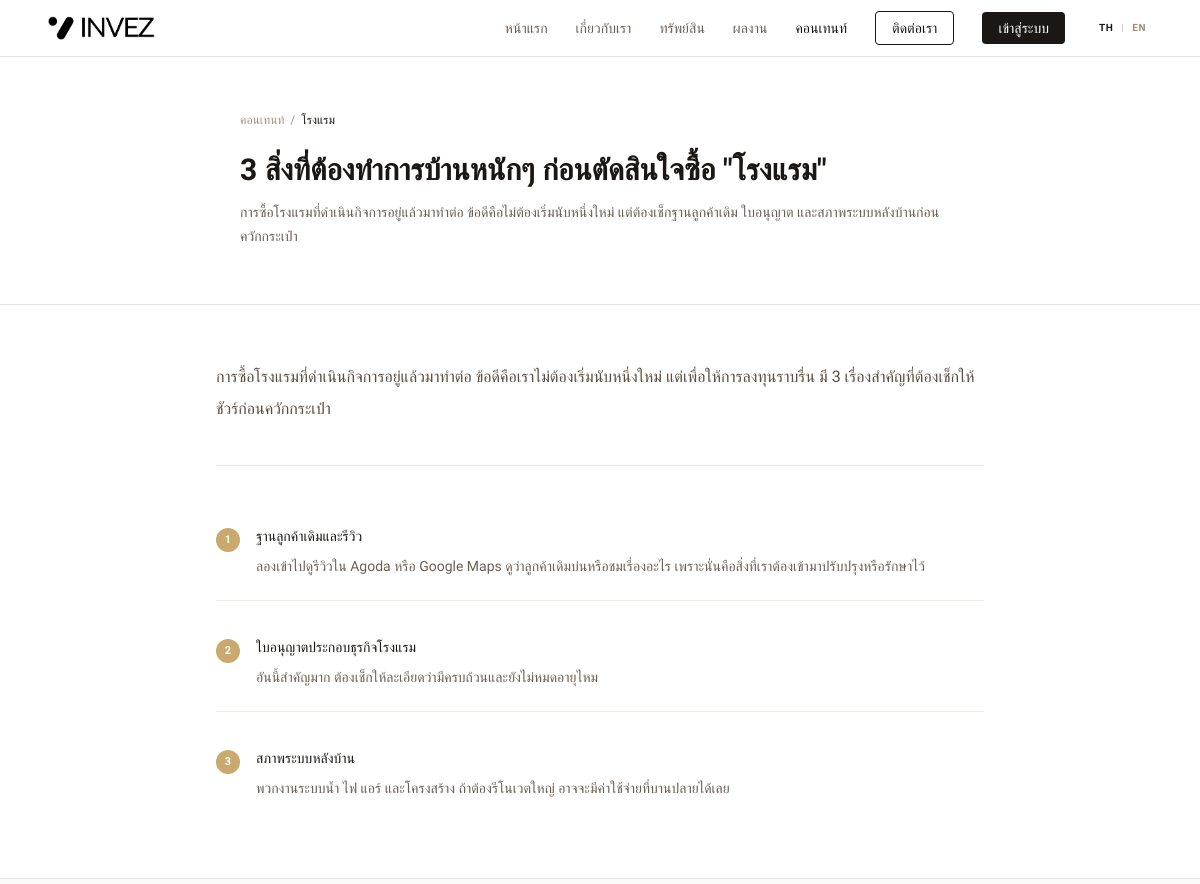
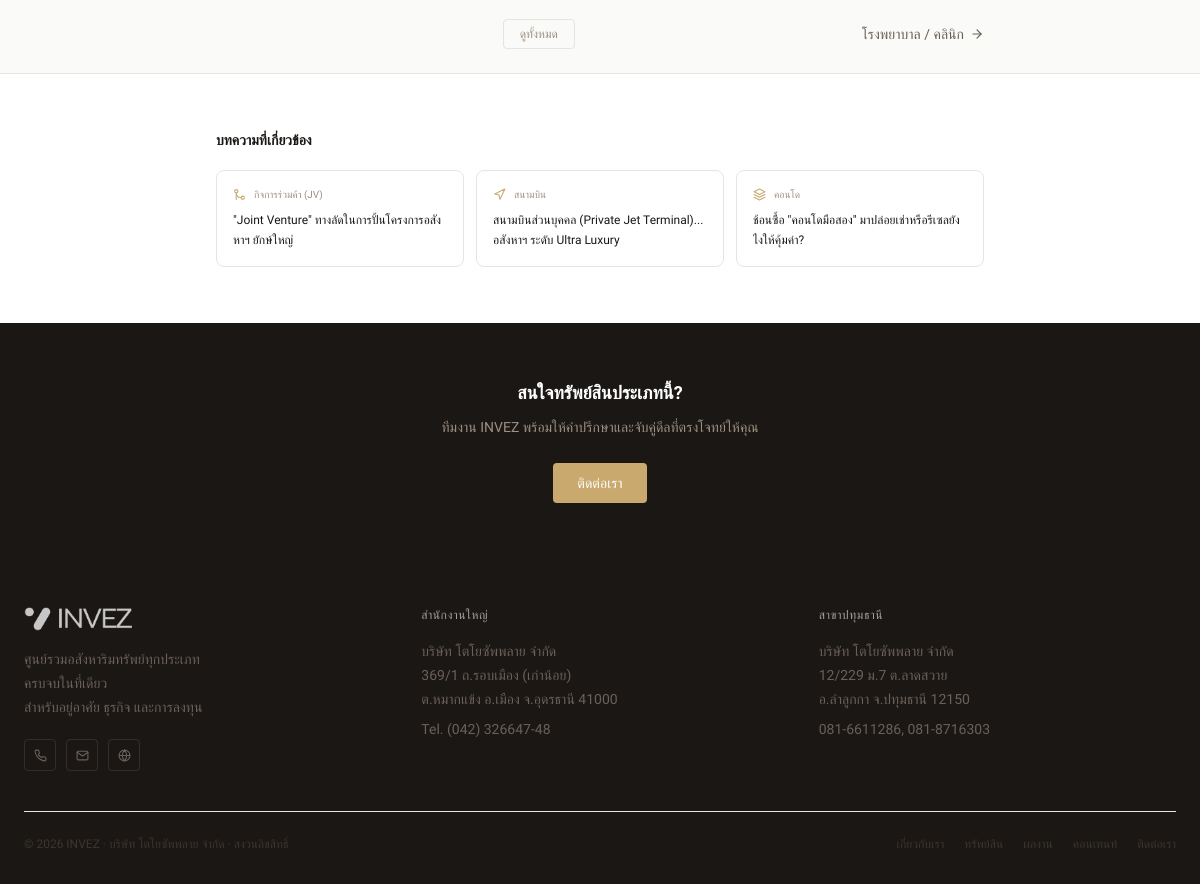
Screenshot of /article.php?id=1 with the database file from the repository (2 pictures, top to bottom).
### tables this page shows
CREATE TABLE IF NOT EXISTS `articles` (
  `id`         INT AUTO_INCREMENT PRIMARY KEY,
  `icon`       VARCHAR(50)  DEFAULT 'file-text',
  `category`   VARCHAR(100) NOT NULL,
  `title`      VARCHAR(255) NOT NULL,
  `excerpt`    TEXT         DEFAULT NULL,
  `intro`      TEXT         DEFAULT NULL,
  `points`     JSON         DEFAULT NULL,
  `is_active`  TINYINT(1)   DEFAULT 1,
  `created_at` TIMESTAMP DEFAULT CURRENT_TIMESTAMP,
  `updated_at` TIMESTAMP DEFAULT CURRENT_TIMESTAMP ON UPDATE CURRENT_TIMESTAMP
);

### config/lang.php (called while the page is built, shortened)
<?php
function lang(): string { return $_SESSION['lang'] ?? 'th'; }
function is_en(): bool  { return lang() === 'en'; }
function t(string $th, string $en): string {
    return is_en() ? $en : $th;
}
function tf(array $row, string $field): string {
    return (string)($row[$field] ?? '');
}

### config/db.php (called while the page is built, shortened)
<?php
function db(): PDO {
    static $pdo = null;
    if ($pdo === null) {
        try {
            $pdo = new PDO(
                'mysql:host=' . DB_HOST . ';dbname=' . DB_NAME . ';charset=' . DB_CHARSET,
                DB_USER,
                DB_PASS,
                [
                    PDO::ATTR_ERRMODE            => PDO::ERRMODE_EXCEPTION,
                    PDO::ATTR_DEFAULT_FETCH_MODE  => PDO::FETCH_ASSOC,
                    PDO::ATTR_EMULATE_PREPARES    => false,
                ]
            );
        } catch (PDOException $e) {
            error_log('DB connection failed: ' . $e->getMessage());
            die('ไม่สามารถเชื่อมต่อฐานข้อมูลได้ กรุณาติดต่อผู้ดูแลระบบ');
        }
    }
    return $pdo;
}

### article.php (the view, shortened to what this page needs)
<?php
require_once('config/lang.php');
require_once('config/db.php');
$id = isset($_GET['id']) ? (int)$_GET['id'] : 0;
$stmt = db()->prepare('SELECT * FROM articles WHERE id = ? AND is_active = 1');
$stmt->execute([$id]);
$article = $stmt->fetch();
$article['points']    = json_decode($article['points'], true) ?? [];
$article['points_en'] = json_decode($article['points_en'], true) ?? [];
$display_points = (is_en() && !empty($article['points_en'])) ? $article['points_en'] : $article['points'];
$next_stmt = db()->prepare('SELECT id, category FROM articles WHERE id > ? AND is_active = 1 ORDER BY id ASC LIMIT 1');
$next_stmt->execute([$id]);
$next = $next_stmt->fetch() ?: null;
$rel_stmt = db()->prepare('SELECT id, icon, category, title FROM articles WHERE id != ? AND is_active = 1 ORDER BY RAND() LIMIT 3');
$rel_stmt->execute([$id]);
$related = $rel_stmt->fetchAll();
?>
<!DOCTYPE html>
<html lang="<?= lang() ?>">
<head>
    <script src="https://cdn.tailwindcss.com"></script>
    <link rel="stylesheet" href="assets/css/style.css">
</head>
<body class="bg-white text-[#1a1714]">
    <?php include('components/navbar.php'); ?>
    <section class="pt-14 bg-white border-b border-[#e8e4df]">
        <div class="max-w-3xl mx-auto px-6 py-10 md:py-14">
            <nav class="flex items-center gap-1.5 text-xs text-[#9d8f82] mb-6" aria-label="breadcrumb">
                <a href="/content" class="hover:text-[#1a1714] transition-colors"><?= t('คอนเทนท์','Content') ?></a>
                <span>/</span>
                <span class="text-[#1a1714]"><?= htmlspecialchars($article['category']) ?></span>
            </nav>
            <div class="fade-up">
                <h1 class="text-2xl md:text-3xl font-semibold text-[#1a1714] leading-snug mb-3">
                    <?= htmlspecialchars(tf($article, 'title')) ?>
                </h1>
                <?php if (!empty($article['excerpt'])): ?>
                <p class="text-[#6b5f52] text-sm leading-6"><?= htmlspecialchars(tf($article, 'excerpt')) ?></p>
                <?php endif; ?>
            </div>
        </div>
    </section>
    <section class="py-10 md:py-14 px-6 bg-white">
        <div class="max-w-3xl mx-auto">
            <?php if (!empty($article['intro'])): ?>
            <div class="mb-10 pb-10 border-b border-[#e8e4df]">
                <p class="text-[#5a4e42] text-base leading-8">
                    <?= htmlspecialchars(tf($article, 'intro')) ?>
                </p>
            </div>
            <?php endif; ?>
            <?php if (!empty($display_points)): ?>
            <div class="space-y-4">
                <?php foreach ($display_points as $i => $point): ?>
                <div class="flex gap-4 items-start py-5 border-b border-[#f0ebe3] last:border-0">
                    <span class="w-6 h-6 rounded-full bg-[#c9a96e] text-white flex items-center justify-center text-[11px] font-semibold flex-shrink-0 mt-0.5"><?= $i + 1 ?></span>
                    <div class="flex-1 min-w-0">
                        <h2 class="font-medium text-[#1a1714] mb-1.5 text-sm">
                            <?= htmlspecialchars($point['label']) ?>
                        </h2>
                        <p class="text-[#6b5f52] leading-7 text-sm">
                            <?= htmlspecialchars($point['detail']) ?>
                        </p>
                    </div>
                </div>
                <?php endforeach; ?>
            </div>
            <?php endif; ?>
        </div>
    </section>
    <section class="py-6 px-6 bg-[#fafaf8] border-t border-[#e8e4df]">
        <div class="max-w-3xl mx-auto flex items-center justify-between gap-4">
            <a href="/content"
                class="flex-shrink-0 text-xs text-[#9d8f82] hover:text-[#1a1714] transition-colors duration-150 border border-[#e8e4df] hover:border-[#1a1714] px-4 py-1.5 rounded">
                <?= t('ดูทั้งหมด','View All') ?>
            </a>
            <?php if ($next): ?>
            <a href="/article/<?= $next['id'] ?>"
                class="flex items-center gap-1.5 text-[#6b5f52] hover:text-[#1a1714] transition-colors duration-150 text-sm max-w-[45%] justify-end text-right">
                <span class="line-clamp-1"><?= htmlspecialchars($next['category']) ?></span>
                <i data-feather="arrow-right" style="width:14px;height:14px;" class="flex-shrink-0"></i>
            </a>
            <?php else: ?>
            <div></div>
            <?php endif; ?>
        </div>
    </section>
    <section class="py-10 md:py-14 px-6 bg-white border-t border-[#e8e4df]">
        <div class="max-w-3xl mx-auto">
            <h2 class="text-sm font-semibold text-[#1a1714] mb-5"><?= t('บทความที่เกี่ยวข้อง','Related Articles') ?></h2>
            <div class="grid sm:grid-cols-3 gap-3">
                <?php foreach ($related as $r): ?>
                <a href="/article/<?= $r['id'] ?>"
                    class="border border-[#e8e4df] rounded-lg p-4 hover:border-[#c9a96e] transition-colors duration-150 flex flex-col gap-2">
                    <div class="flex items-center gap-2">
                        <i data-feather="<?= htmlspecialchars($r['icon']) ?>" style="width:13px;height:13px;color:#c9a96e;flex-shrink:0;"></i>
                        <span class="text-[10px] text-[#9d8f82] truncate">
                            <?= htmlspecialchars($r['category']) ?>
                        </span>
                    </div>
                    <h3 class="text-xs font-medium text-[#1a1714] leading-5 line-clamp-3">
                        <?= htmlspecialchars($r['title']) ?>
                    </h3>
                </a>
                <?php endforeach; ?>
            </div>
        </div>
    </section>
    <section class="py-14 px-6 bg-[#1a1714]">
        <div class="max-w-2xl mx-auto text-center">
            <h2 class="text-lg font-semibold text-white mb-2"><?= t('สนใจทรัพย์สินประเภทนี้?','Interested in This Property Type?') ?></h2>
            <p class="text-[#9d8f82] text-sm leading-6 mb-6"><?= t('ทีมงาน INVEZ พร้อมให้คำปรึกษาและจับคู่ดีลที่ตรงโจทย์ให้คุณ','The INVEZ team is ready to advise and match the right deal for you.') ?></p>
            <a href="/contact"
                class="inline-flex items-center gap-2 bg-[#c9a96e] text-white px-6 py-2.5 rounded text-sm font-medium hover:bg-[#b8965e] transition-colors duration-150">
                <?= t('ติดต่อเรา','Contact Us') ?>
            </a>
        </div>
    </section>
    <?php include('components/footer.php'); ?>
</body>
</html>

### assets/css/style.css (style rules this page uses)
body { font-family: "Prompt", sans-serif; }
.fade-up { opacity: 0; transform: translateY(10px); transition: opacity 0.45s ease, transform 0.45s ease; }
.fade-up.show { opacity: 1; transform: translateY(0); }
svg { width: 18px; height: 18px; }

### rows the page displays
articles: category "โรงแรม", title "3 สิ่งที่ต้องทำการบ้านหนักๆ ก่อนตัดสินใจซื้อ \"โรงแรม\"", excerpt "การซื้อโรงแรมที่ดำเนินกิจการอยู่แล้วมาทำต่อ ข้อดีคือไม่ต้องเริ่มนับหนึ่งใหม่ แต่ต้องเช็กฐานลูกค้าเดิม ใบอนุญาต และสภาพระบบหลังบ้านก่อนควักกระเป๋า", intro "การซื้อโรงแรมที่ดำเนินกิจการอยู่แล้วมาทำต่อ ข้อดีคือเราไม่ต้องเริ่มนับหนึ่งใหม่ แต่เพื่อให้การลงทุนราบรื่น มี 3 เรื่องสำคัญที่ต้องเช็กให้ชัวร์ก่อนควักกระเป๋า"
articles: category "โรงพยาบาล / คลินิก"
articles: category "กิจการร่วมค้า (JV)", title "\"Joint Venture\" ทางลัดในการปั้นโครงการอสังหาฯ ยักษ์ใหญ่"
articles: category "สนามบิน", title "สนามบินส่วนบุคคล (Private Jet Terminal)... อสังหาฯ ระดับ Ultra Luxury"
articles: category "คอนโด", title "ช้อนซื้อ \"คอนโดมือสอง\" มาปล่อยเช่าหรือรีเซลยังไงให้คุ้มค่า?"

### other values shown
t('หน้าแรก','Home') "หน้าแรก"
t('เกี่ยวกับเรา','About') "เกี่ยวกับเรา"
t('ทรัพย์สิน','Properties') "ทรัพย์สิน"
t('ผลงาน','Portfolio') "ผลงาน"
t('คอนเทนท์','Content') "คอนเทนท์"
t('ติดต่อเรา','Contact') "ติดต่อเรา"
t('เข้าสู่ระบบ','Login') "เข้าสู่ระบบ"
$point['label'] "ฐานลูกค้าเดิมและรีวิว"
$point['detail'] "ลองเข้าไปดูรีวิวใน Agoda หรือ Google Maps ดูว่าลูกค้าเดิมบ่นหรือชมเรื่องอะไร เพราะนั่นคือสิ่งที่เราต้องเข้ามาปรับปรุงหรือรักษาไว้"
$point['label'] "ใบอนุญาตประกอบธุรกิจโรงแรม"
$point['detail'] "อันนี้สำคัญมาก ต้องเช็กให้ละเอียดว่ามีครบถ้วนและยังไม่หมดอายุไหม"
$point['label'] "สภาพระบบหลังบ้าน"
$point['detail'] "พวกงานระบบน้ำ ไฟ แอร์ และโครงสร้าง ถ้าต้องรีโนเวตใหญ่ อาจจะมีค่าใช้จ่ายที่บานปลายได้เลย"
t('ดูทั้งหมด','View All') "ดูทั้งหมด"
t('บทความที่เกี่ยวข้อง','Related Articles') "บทความที่เกี่ยวข้อง"
